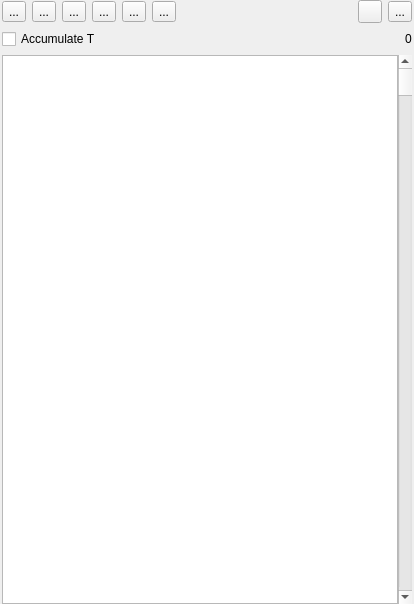
<?xml version="1.0" encoding="UTF-8"?>
<ui version="4.0">
 <class>DisasmWidget</class>
 <widget class="QWidget" name="DisasmWidget">
  <property name="geometry">
   <rect>
    <x>0</x>
    <y>0</y>
    <width>414</width>
    <height>604</height>
   </rect>
  </property>
  <property name="windowTitle">
   <string>Form</string>
  </property>
  <layout class="QVBoxLayout" name="verticalLayout">
   <property name="leftMargin">
    <number>2</number>
   </property>
   <property name="topMargin">
    <number>0</number>
   </property>
   <property name="rightMargin">
    <number>2</number>
   </property>
   <property name="bottomMargin">
    <number>0</number>
   </property>
   <item>
    <layout class="QHBoxLayout" name="horizontalLayout_4">
     <item>
      <widget class="QToolButton" name="tbBreak">
       <property name="toolTip">
        <string>&lt;html&gt;&lt;head/&gt;&lt;body&gt;&lt;p&gt;Breakpoints&lt;/p&gt;&lt;/body&gt;&lt;/html&gt;</string>
       </property>
       <property name="text">
        <string>...</string>
       </property>
       <property name="icon">
        <iconset resource="../../xpeccy.qrc">
         <normaloff>:/images/stop.png</normaloff>:/images/stop.png</iconset>
       </property>
       <property name="popupMode">
        <enum>QToolButton::InstantPopup</enum>
       </property>
      </widget>
     </item>
     <item>
      <widget class="QToolButton" name="tbLabels">
       <property name="toolTip">
        <string>&lt;html&gt;&lt;head/&gt;&lt;body&gt;&lt;p&gt;Labels&lt;/p&gt;&lt;/body&gt;&lt;/html&gt;</string>
       </property>
       <property name="text">
        <string>...</string>
       </property>
       <property name="icon">
        <iconset resource="../../xpeccy.qrc">
         <normaloff>:/images/label.png</normaloff>:/images/label.png</iconset>
       </property>
       <property name="popupMode">
        <enum>QToolButton::InstantPopup</enum>
       </property>
      </widget>
     </item>
     <item>
      <widget class="QToolButton" name="tbView">
       <property name="toolTip">
        <string>&lt;html&gt;&lt;head/&gt;&lt;body&gt;&lt;p&gt;View&lt;/p&gt;&lt;/body&gt;&lt;/html&gt;</string>
       </property>
       <property name="text">
        <string>...</string>
       </property>
       <property name="icon">
        <iconset resource="../../xpeccy.qrc">
         <normaloff>:/images/bars.png</normaloff>:/images/bars.png</iconset>
       </property>
       <property name="popupMode">
        <enum>QToolButton::InstantPopup</enum>
       </property>
      </widget>
     </item>
     <item>
      <widget class="QToolButton" name="tbTrace">
       <property name="toolTip">
        <string>&lt;html&gt;&lt;head/&gt;&lt;body&gt;&lt;p&gt;Trace&lt;/p&gt;&lt;/body&gt;&lt;/html&gt;</string>
       </property>
       <property name="text">
        <string>...</string>
       </property>
       <property name="icon">
        <iconset resource="../../xpeccy.qrc">
         <normaloff>:/images/arrGreen.png</normaloff>:/images/arrGreen.png</iconset>
       </property>
       <property name="popupMode">
        <enum>QToolButton::InstantPopup</enum>
       </property>
      </widget>
     </item>
     <item>
      <widget class="QToolButton" name="tbTool">
       <property name="toolTip">
        <string>&lt;html&gt;&lt;head/&gt;&lt;body&gt;&lt;p&gt;Tools&lt;/p&gt;&lt;/body&gt;&lt;/html&gt;</string>
       </property>
       <property name="text">
        <string>...</string>
       </property>
       <property name="icon">
        <iconset resource="../../xpeccy.qrc">
         <normaloff>:/images/other.png</normaloff>:/images/other.png</iconset>
       </property>
       <property name="popupMode">
        <enum>QToolButton::InstantPopup</enum>
       </property>
      </widget>
     </item>
     <item>
      <widget class="QToolButton" name="tbDbgOpt">
       <property name="toolTip">
        <string>&lt;html&gt;&lt;head/&gt;&lt;body&gt;&lt;p&gt;Options&lt;/p&gt;&lt;/body&gt;&lt;/html&gt;</string>
       </property>
       <property name="text">
        <string>...</string>
       </property>
       <property name="icon">
        <iconset resource="../../xpeccy.qrc">
         <normaloff>:/images/settings.png</normaloff>:/images/settings.png</iconset>
       </property>
       <property name="popupMode">
        <enum>QToolButton::InstantPopup</enum>
       </property>
      </widget>
     </item>
     <item>
      <spacer name="horizontalSpacer_3">
       <property name="orientation">
        <enum>Qt::Horizontal</enum>
       </property>
       <property name="sizeHint" stdset="0">
        <size>
         <width>40</width>
         <height>20</height>
        </size>
       </property>
      </spacer>
     </item>
     <item>
      <widget class="QToolButton" name="tbRefresh">
       <property name="toolTip">
        <string>Reload snapshot &amp; labels</string>
       </property>
       <property name="text">
        <string/>
       </property>
       <property name="icon">
        <iconset resource="../../xpeccy.qrc">
         <normaloff>:/images/refresh.png</normaloff>:/images/refresh.png</iconset>
       </property>
      </widget>
     </item>
     <item>
      <widget class="QToolButton" name="tbSaveDasm">
       <property name="toolTip">
        <string>Files</string>
       </property>
       <property name="text">
        <string>...</string>
       </property>
       <property name="icon">
        <iconset resource="../../xpeccy.qrc">
         <normaloff>:/images/floppy.png</normaloff>:/images/floppy.png</iconset>
       </property>
       <property name="popupMode">
        <enum>QToolButton::InstantPopup</enum>
       </property>
      </widget>
     </item>
    </layout>
   </item>
   <item>
    <layout class="QHBoxLayout" name="horizontalLayout_5">
     <item>
      <widget class="QCheckBox" name="cbAccT">
       <property name="text">
        <string>Accumulate T</string>
       </property>
      </widget>
     </item>
     <item>
      <spacer name="horizontalSpacer_7">
       <property name="orientation">
        <enum>Qt::Horizontal</enum>
       </property>
       <property name="sizeHint" stdset="0">
        <size>
         <width>40</width>
         <height>20</height>
        </size>
       </property>
      </spacer>
     </item>
     <item>
      <widget class="QLabel" name="labTcount">
       <property name="text">
        <string>0</string>
       </property>
      </widget>
     </item>
    </layout>
   </item>
   <item>
    <layout class="QHBoxLayout" name="horizontalLayout_12">
     <property name="spacing">
      <number>0</number>
     </property>
     <item>
      <widget class="xDisasmTable" name="dasmTable">
       <property name="sizePolicy">
        <sizepolicy hsizetype="Expanding" vsizetype="MinimumExpanding">
         <horstretch>0</horstretch>
         <verstretch>0</verstretch>
        </sizepolicy>
       </property>
       <property name="minimumSize">
        <size>
         <width>350</width>
         <height>0</height>
        </size>
       </property>
       <property name="contextMenuPolicy">
        <enum>Qt::CustomContextMenu</enum>
       </property>
       <property name="verticalScrollBarPolicy">
        <enum>Qt::ScrollBarAlwaysOff</enum>
       </property>
       <property name="horizontalScrollBarPolicy">
        <enum>Qt::ScrollBarAlwaysOff</enum>
       </property>
       <property name="tabKeyNavigation">
        <bool>false</bool>
       </property>
       <property name="alternatingRowColors">
        <bool>true</bool>
       </property>
       <property name="selectionMode">
        <enum>QAbstractItemView::SingleSelection</enum>
       </property>
       <property name="textElideMode">
        <enum>Qt::ElideNone</enum>
       </property>
       <property name="showGrid">
        <bool>false</bool>
       </property>
       <property name="wordWrap">
        <bool>false</bool>
       </property>
       <attribute name="horizontalHeaderVisible">
        <bool>false</bool>
       </attribute>
       <attribute name="horizontalHeaderDefaultSectionSize">
        <number>28</number>
       </attribute>
       <attribute name="verticalHeaderVisible">
        <bool>false</bool>
       </attribute>
       <attribute name="verticalHeaderMinimumSectionSize">
        <number>16</number>
       </attribute>
       <attribute name="verticalHeaderDefaultSectionSize">
        <number>17</number>
       </attribute>
      </widget>
     </item>
     <item>
      <widget class="QScrollBar" name="dasmScroll">
       <property name="maximum">
        <number>65535</number>
       </property>
       <property name="pageStep">
        <number>256</number>
       </property>
       <property name="orientation">
        <enum>Qt::Vertical</enum>
       </property>
      </widget>
     </item>
    </layout>
   </item>
  </layout>
  <action name="actFetch">
   <property name="checkable">
    <bool>true</bool>
   </property>
   <property name="text">
    <string>Fetch break</string>
   </property>
  </action>
  <action name="actRead">
   <property name="checkable">
    <bool>true</bool>
   </property>
   <property name="text">
    <string>Read break</string>
   </property>
  </action>
  <action name="actWrite">
   <property name="checkable">
    <bool>true</bool>
   </property>
   <property name="text">
    <string>Write break</string>
   </property>
  </action>
  <action name="actViewOpcode">
   <property name="text">
    <string>Opcode</string>
   </property>
  </action>
  <action name="actViewByte">
   <property name="text">
    <string>Byte</string>
   </property>
  </action>
  <action name="actViewWord">
   <property name="text">
    <string>Word</string>
   </property>
  </action>
  <action name="actViewAddr">
   <property name="text">
    <string>Address</string>
   </property>
  </action>
  <action name="actShowLabels">
   <property name="checkable">
    <bool>true</bool>
   </property>
   <property name="text">
    <string>Show labels</string>
   </property>
  </action>
  <action name="actLoadLabels">
   <property name="icon">
    <iconset resource="../../xpeccy.qrc">
     <normaloff>:/images/fileopen.png</normaloff>:/images/fileopen.png</iconset>
   </property>
   <property name="text">
    <string>Load labels</string>
   </property>
  </action>
  <action name="actSaveLabels">
   <property name="icon">
    <iconset resource="../../xpeccy.qrc">
     <normaloff>:/images/save-as.png</normaloff>:/images/save-as.png</iconset>
   </property>
   <property name="text">
    <string>Save labels</string>
   </property>
  </action>
  <action name="actTrace">
   <property name="icon">
    <iconset resource="../../xpeccy.qrc">
     <normaloff>:/images/arrGreen.png</normaloff>:/images/arrGreen.png</iconset>
   </property>
   <property name="text">
    <string>Trace</string>
   </property>
  </action>
  <action name="actTraceINT">
   <property name="icon">
    <iconset resource="../../xpeccy.qrc">
     <normaloff>:/images/arrRed.png</normaloff>:/images/arrRed.png</iconset>
   </property>
   <property name="text">
    <string>Trace and stop on INT</string>
   </property>
   <property name="toolTip">
    <string>Trace, stop on INT</string>
   </property>
  </action>
  <action name="actTraceHere">
   <property name="icon">
    <iconset resource="../../xpeccy.qrc">
     <normaloff>:/images/arrOrange.png</normaloff>:/images/arrOrange.png</iconset>
   </property>
   <property name="text">
    <string>Trace and stop here</string>
   </property>
   <property name="toolTip">
    <string>Trace, stop here</string>
   </property>
  </action>
  <action name="actViewText">
   <property name="text">
    <string>ASCII</string>
   </property>
  </action>
  <action name="actSaveMap">
   <property name="icon">
    <iconset resource="../../xpeccy.qrc">
     <normaloff>:/images/save-as.png</normaloff>:/images/save-as.png</iconset>
   </property>
   <property name="text">
    <string>Save map</string>
   </property>
  </action>
  <action name="actLoadMap">
   <property name="icon">
    <iconset resource="../../xpeccy.qrc">
     <normaloff>:/images/fileopen.png</normaloff>:/images/fileopen.png</iconset>
   </property>
   <property name="text">
    <string>Load map</string>
   </property>
  </action>
  <action name="actDisasm">
   <property name="icon">
    <iconset resource="../../xpeccy.qrc">
     <normaloff>:/images/save-as.png</normaloff>:/images/save-as.png</iconset>
   </property>
   <property name="text">
    <string>Disasm to file</string>
   </property>
  </action>
  <action name="actShowSeg">
   <property name="checkable">
    <bool>true</bool>
   </property>
   <property name="text">
    <string>Show segment</string>
   </property>
  </action>
  <action name="actFill">
   <property name="icon">
    <iconset resource="../../xpeccy.qrc">
     <normaloff>:/images/fill.png</normaloff>:/images/fill.png</iconset>
   </property>
   <property name="text">
    <string>Fill...</string>
   </property>
  </action>
  <action name="actSprScan">
   <property name="icon">
    <iconset resource="../../xpeccy.qrc">
     <normaloff>:/images/pixels.png</normaloff>:/images/pixels.png</iconset>
   </property>
   <property name="text">
    <string>Sprite scanner</string>
   </property>
  </action>
  <action name="actSearch">
   <property name="icon">
    <iconset resource="../../xpeccy.qrc">
     <normaloff>:/images/search.png</normaloff>:/images/search.png</iconset>
   </property>
   <property name="text">
    <string>Search</string>
   </property>
  </action>
  <action name="actLoadDump">
   <property name="icon">
    <iconset resource="../../xpeccy.qrc">
     <normaloff>:/images/fileopen.png</normaloff>:/images/fileopen.png</iconset>
   </property>
   <property name="text">
    <string>Load dump</string>
   </property>
  </action>
  <action name="actSaveDump">
   <property name="icon">
    <iconset resource="../../xpeccy.qrc">
     <normaloff>:/images/save-as.png</normaloff>:/images/save-as.png</iconset>
   </property>
   <property name="text">
    <string>Save dump</string>
   </property>
  </action>
  <action name="actDimAddr">
   <property name="checkable">
    <bool>true</bool>
   </property>
   <property name="text">
    <string>Dim address</string>
   </property>
  </action>
  <action name="actDimOps">
   <property name="checkable">
    <bool>true</bool>
   </property>
   <property name="text">
    <string>Dim opcodes</string>
   </property>
  </action>
  <action name="actSyntax">
   <property name="checkable">
    <bool>true</bool>
   </property>
   <property name="text">
    <string>Syntax colors</string>
   </property>
  </action>
  <action name="actBlockSep">
   <property name="checkable">
    <bool>true</bool>
   </property>
   <property name="text">
    <string>Block separator</string>
   </property>
  </action>
  <action name="actTraceLog">
   <property name="icon">
    <iconset resource="../../xpeccy.qrc">
     <normaloff>:/images/bug.png</normaloff>:/images/bug.png</iconset>
   </property>
   <property name="text">
    <string>Trace log</string>
   </property>
  </action>
  <action name="actShowKeys">
   <property name="icon">
    <iconset resource="../../xpeccy.qrc">
     <normaloff>:/images/vkeys.png</normaloff>:/images/vkeys.png</iconset>
   </property>
   <property name="text">
    <string>Keyboard</string>
   </property>
  </action>
  <action name="actMaping">
   <property name="checkable">
    <bool>true</bool>
   </property>
   <property name="text">
    <string>Runtime mapping</string>
   </property>
   <property name="toolTip">
    <string>Runtime mapping</string>
   </property>
  </action>
  <action name="actMapingClear">
   <property name="text">
    <string>Clear mapping</string>
   </property>
  </action>
  <action name="actWutcha">
   <property name="icon">
    <iconset resource="../../xpeccy.qrc">
     <normaloff>:/images/objective.png</normaloff>:/images/objective.png</iconset>
   </property>
   <property name="text">
    <string>Watcher</string>
   </property>
  </action>
  <action name="actRomWr">
   <property name="checkable">
    <bool>true</bool>
   </property>
   <property name="text">
    <string>Allow ROM wr</string>
   </property>
  </action>
  <action name="actLabelsList">
   <property name="icon">
    <iconset resource="../../xpeccy.qrc">
     <normaloff>:/images/label.png</normaloff>:/images/label.png</iconset>
   </property>
   <property name="text">
    <string>Labels list</string>
   </property>
  </action>
  <action name="actLabManager">
   <property name="icon">
    <iconset resource="../../xpeccy.qrc">
     <normaloff>:/images/star.png</normaloff>:/images/star.png</iconset>
   </property>
   <property name="text">
    <string>Labels Manager</string>
   </property>
   <property name="menuRole">
    <enum>QAction::NoRole</enum>
   </property>
  </action>
 </widget>
 <customwidgets>
  <customwidget>
   <class>xDisasmTable</class>
   <extends>QTableView</extends>
   <header location="global">stdlib.h</header>
  </customwidget>
 </customwidgets>
 <resources>
  <include location="../../xpeccy.qrc"/>
 </resources>
 <connections/>
</ui>
